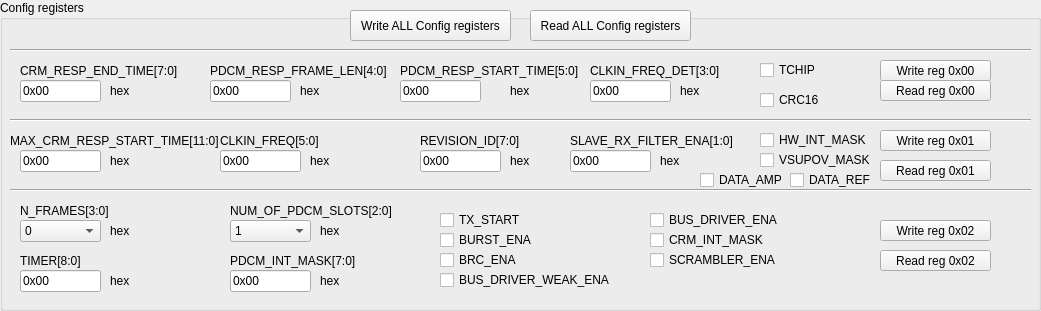
    <widget class="QGroupBox" name="groupBoxConfv1">
     <property name="geometry">
      <rect>
       <x>10</x>
       <y>10</y>
       <width>1041</width>
       <height>311</height>
      </rect>
     </property>
     <property name="title">
      <string>Config registers</string>
     </property>
     <property name="checkable">
      <bool>false</bool>
     </property>
     <widget class="QLabel" name="label_33">
      <property name="geometry">
       <rect>
        <x>20</x>
        <y>200</y>
        <width>161</width>
        <height>21</height>
       </rect>
      </property>
      <property name="text">
       <string>N_FRAMES[3:0]</string>
      </property>
     </widget>
     <widget class="QLabel" name="label_34">
      <property name="geometry">
       <rect>
        <x>230</x>
        <y>200</y>
        <width>201</width>
        <height>21</height>
       </rect>
      </property>
      <property name="text">
       <string>NUM_OF_PDCM_SLOTS[2:0]</string>
      </property>
     </widget>
     <widget class="QLabel" name="label_35">
      <property name="geometry">
       <rect>
        <x>230</x>
        <y>250</y>
        <width>191</width>
        <height>21</height>
       </rect>
      </property>
      <property name="text">
       <string>PDCM_INT_MASK[7:0]</string>
      </property>
     </widget>
     <widget class="CustomControls::LineEdit" name="lineEdit_22">
      <property name="geometry">
       <rect>
        <x>230</x>
        <y>270</y>
        <width>81</width>
        <height>22</height>
       </rect>
      </property>
      <property name="accessibleName">
       <string>REGX02[PDCM_INT_MASK]</string>
      </property>
      <property name="text">
       <string>0x00</string>
      </property>
     </widget>
     <widget class="CustomControls::CheckBox" name="checkBox_14">
      <property name="geometry">
       <rect>
        <x>650</x>
        <y>250</y>
        <width>131</width>
        <height>20</height>
       </rect>
      </property>
      <property name="accessibleName">
       <string>REGX02[SCRAMBLER_ENA]</string>
      </property>
      <property name="text">
       <string>SCRAMBLER_ENA</string>
      </property>
     </widget>
     <widget class="QLabel" name="label_36">
      <property name="geometry">
       <rect>
        <x>110</x>
        <y>220</y>
        <width>31</width>
        <height>21</height>
       </rect>
      </property>
      <property name="text">
       <string>hex</string>
      </property>
     </widget>
     <widget class="QLabel" name="label_37">
      <property name="geometry">
       <rect>
        <x>320</x>
        <y>220</y>
        <width>31</width>
        <height>21</height>
       </rect>
      </property>
      <property name="text">
       <string>hex</string>
      </property>
     </widget>
     <widget class="QLabel" name="label_39">
      <property name="geometry">
       <rect>
        <x>320</x>
        <y>270</y>
        <width>31</width>
        <height>21</height>
       </rect>
      </property>
      <property name="text">
       <string>hex</string>
      </property>
     </widget>
     <widget class="QLabel" name="label_40">
      <property name="geometry">
       <rect>
        <x>110</x>
        <y>270</y>
        <width>31</width>
        <height>21</height>
       </rect>
      </property>
      <property name="text">
       <string>hex</string>
      </property>
     </widget>
     <widget class="QLabel" name="label_41">
      <property name="geometry">
       <rect>
        <x>20</x>
        <y>250</y>
        <width>111</width>
        <height>21</height>
       </rect>
      </property>
      <property name="text">
       <string>TIMER[8:0]</string>
      </property>
     </widget>
     <widget class="CustomControls::LineEdit" name="lineEdit_25">
      <property name="geometry">
       <rect>
        <x>20</x>
        <y>270</y>
        <width>81</width>
        <height>22</height>
       </rect>
      </property>
      <property name="accessibleName">
       <string>REGX02[TIMER]</string>
      </property>
      <property name="text">
       <string>0x00</string>
      </property>
     </widget>
     <widget class="CustomControls::CheckBox" name="checkBox_15">
      <property name="geometry">
       <rect>
        <x>650</x>
        <y>230</y>
        <width>131</width>
        <height>20</height>
       </rect>
      </property>
      <property name="accessibleName">
       <string>REGX02[CRM_INT_MASK]</string>
      </property>
      <property name="text">
       <string>CRM_INT_MASK</string>
      </property>
     </widget>
     <widget class="CustomControls::CheckBox" name="checkBox_16">
      <property name="geometry">
       <rect>
        <x>650</x>
        <y>210</y>
        <width>131</width>
        <height>20</height>
       </rect>
      </property>
      <property name="accessibleName">
       <string>REGX02[BUS_DRIVER_ENA]</string>
      </property>
      <property name="text">
       <string>BUS_DRIVER_ENA</string>
      </property>
     </widget>
     <widget class="CustomControls::CheckBox" name="checkBox_17">
      <property name="geometry">
       <rect>
        <x>440</x>
        <y>250</y>
        <width>131</width>
        <height>20</height>
       </rect>
      </property>
      <property name="accessibleName">
       <string>REGX02[BRC_ENA]</string>
      </property>
      <property name="text">
       <string>BRC_ENA</string>
      </property>
     </widget>
     <widget class="CustomControls::CheckBox" name="checkBox_18">
      <property name="geometry">
       <rect>
        <x>440</x>
        <y>230</y>
        <width>131</width>
        <height>20</height>
       </rect>
      </property>
      <property name="accessibleName">
       <string>REGX02[BURST_ENA]</string>
      </property>
      <property name="text">
       <string>BURST_ENA</string>
      </property>
     </widget>
     <widget class="CustomControls::CheckBox" name="checkBoxAPPDLY">
      <property name="geometry">
       <rect>
        <x>440</x>
        <y>270</y>
        <width>251</width>
        <height>20</height>
       </rect>
      </property>
      <property name="accessibleName">
       <string>REGX02[BUS_DRIVER_WEAK_ENA]</string>
      </property>
      <property name="text">
       <string>BUS_DRIVER_WEAK_ENA</string>
      </property>
     </widget>
     <widget class="CustomControls::CheckBox" name="checkBox_20">
      <property name="geometry">
       <rect>
        <x>440</x>
        <y>210</y>
        <width>131</width>
        <height>20</height>
       </rect>
      </property>
      <property name="accessibleName">
       <string>REGX02[TX_START]</string>
      </property>
      <property name="text">
       <string>TX_START</string>
      </property>
     </widget>
     <widget class="CustomControls::PushButton" name="pushButton_12">
      <property name="geometry">
       <rect>
        <x>880</x>
        <y>250</y>
        <width>111</width>
        <height>21</height>
       </rect>
      </property>
      <property name="accessibleName">
       <string>ReadREGX(REGX02)</string>
      </property>
      <property name="text">
       <string>Read reg 0x02</string>
      </property>
     </widget>
     <widget class="CustomControls::PushButton" name="pushButton_13">
      <property name="geometry">
       <rect>
        <x>880</x>
        <y>220</y>
        <width>111</width>
        <height>21</height>
       </rect>
      </property>
      <property name="accessibleName">
       <string>WriteREGX(REGX02)</string>
      </property>
      <property name="text">
       <string>Write reg 0x02</string>
      </property>
     </widget>
     <widget class="Line" name="line">
      <property name="geometry">
       <rect>
        <x>10</x>
        <y>110</y>
        <width>1021</width>
        <height>21</height>
       </rect>
      </property>
      <property name="orientation">
       <enum>Qt::Horizontal</enum>
      </property>
     </widget>
     <widget class="CustomControls::LineEdit" name="lineEdit_26">
      <property name="geometry">
       <rect>
        <x>210</x>
        <y>80</y>
        <width>81</width>
        <height>22</height>
       </rect>
      </property>
      <property name="accessibleName">
       <string>REGX00[PDCM_RESP_FRAME_LEN]</string>
      </property>
      <property name="text">
       <string>0x00</string>
      </property>
     </widget>
     <widget class="CustomControls::CheckBox" name="checkBox_21">
      <property name="geometry">
       <rect>
        <x>760</x>
        <y>90</y>
        <width>131</width>
        <height>20</height>
       </rect>
      </property>
      <property name="accessibleName">
       <string>REGX00[CRC16]</string>
      </property>
      <property name="text">
       <string>CRC16</string>
      </property>
     </widget>
     <widget class="CustomControls::PushButton" name="pushButton_15">
      <property name="geometry">
       <rect>
        <x>880</x>
        <y>80</y>
        <width>111</width>
        <height>21</height>
       </rect>
      </property>
      <property name="accessibleName">
       <string>ReadREGX(REGX00)</string>
      </property>
      <property name="text">
       <string>Read reg 0x00</string>
      </property>
     </widget>
     <widget class="QLabel" name="label_42">
      <property name="geometry">
       <rect>
        <x>110</x>
        <y>80</y>
        <width>31</width>
        <height>21</height>
       </rect>
      </property>
      <property name="text">
       <string>hex</string>
      </property>
     </widget>
     <widget class="CustomControls::PushButton" name="pushButton_17">
      <property name="geometry">
       <rect>
        <x>880</x>
        <y>60</y>
        <width>111</width>
        <height>21</height>
       </rect>
      </property>
      <property name="accessibleName">
       <string>WriteREGX(REGX00)</string>
      </property>
      <property name="text">
       <string>Write reg 0x00</string>
      </property>
     </widget>
     <widget class="QLabel" name="label_43">
      <property name="geometry">
       <rect>
        <x>300</x>
        <y>80</y>
        <width>31</width>
        <height>21</height>
       </rect>
      </property>
      <property name="text">
       <string>hex</string>
      </property>
     </widget>
     <widget class="CustomControls::CheckBox" name="checkBox_22">
      <property name="geometry">
       <rect>
        <x>760</x>
        <y>60</y>
        <width>71</width>
        <height>20</height>
       </rect>
      </property>
      <property name="accessibleName">
       <string>REGX00[TCHIP]</string>
      </property>
      <property name="text">
       <string>TCHIP</string>
      </property>
     </widget>
     <widget class="QLabel" name="label_44">
      <property name="geometry">
       <rect>
        <x>20</x>
        <y>60</y>
        <width>191</width>
        <height>21</height>
       </rect>
      </property>
      <property name="text">
       <string>CRM_RESP_END_TIME[7:0]</string>
      </property>
     </widget>
     <widget class="QLabel" name="label_45">
      <property name="geometry">
       <rect>
        <x>210</x>
        <y>60</y>
        <width>191</width>
        <height>21</height>
       </rect>
      </property>
      <property name="text">
       <string>PDCM_RESP_FRAME_LEN[4:0]</string>
      </property>
     </widget>
     <widget class="CustomControls::LineEdit" name="lineEdit_27">
      <property name="geometry">
       <rect>
        <x>400</x>
        <y>80</y>
        <width>81</width>
        <height>22</height>
       </rect>
      </property>
      <property name="accessibleName">
       <string>REGX00[PDCM_RESP_START_TIME]</string>
      </property>
      <property name="text">
       <string>0x00</string>
      </property>
     </widget>
     <widget class="CustomControls::LineEdit" name="lineEdit_29">
      <property name="geometry">
       <rect>
        <x>20</x>
        <y>80</y>
        <width>81</width>
        <height>22</height>
       </rect>
      </property>
      <property name="accessibleName">
       <string>REGX00[CRM_RESP_END_TIME]</string>
      </property>
      <property name="text">
       <string>0x00</string>
      </property>
     </widget>
     <widget class="QLabel" name="label_46">
      <property name="geometry">
       <rect>
        <x>400</x>
        <y>60</y>
        <width>191</width>
        <height>21</height>
       </rect>
      </property>
      <property name="text">
       <string>PDCM_RESP_START_TIME[5:0]</string>
      </property>
     </widget>
     <widget class="Line" name="line_2">
      <property name="geometry">
       <rect>
        <x>10</x>
        <y>40</y>
        <width>1021</width>
        <height>21</height>
       </rect>
      </property>
      <property name="orientation">
       <enum>Qt::Horizontal</enum>
      </property>
     </widget>
     <widget class="CustomControls::PushButton" name="pushButton_20">
      <property name="geometry">
       <rect>
        <x>880</x>
        <y>130</y>
        <width>111</width>
        <height>21</height>
       </rect>
      </property>
      <property name="accessibleName">
       <string>WriteREGX(REGX01)</string>
      </property>
      <property name="text">
       <string>Write reg 0x01</string>
      </property>
     </widget>
     <widget class="CustomControls::LineEdit" name="lineEdit_32">
      <property name="geometry">
       <rect>
        <x>20</x>
        <y>150</y>
        <width>81</width>
        <height>22</height>
       </rect>
      </property>
      <property name="accessibleName">
       <string>REGX01[MAX_CRM_RESP_START_TIME]</string>
      </property>
      <property name="text">
       <string>0x00</string>
      </property>
     </widget>
     <widget class="QLabel" name="label_47">
      <property name="geometry">
       <rect>
        <x>510</x>
        <y>150</y>
        <width>31</width>
        <height>21</height>
       </rect>
      </property>
      <property name="text">
       <string>hex</string>
      </property>
     </widget>
     <widget class="QLabel" name="label_48">
      <property name="geometry">
       <rect>
        <x>420</x>
        <y>130</y>
        <width>191</width>
        <height>21</height>
       </rect>
      </property>
      <property name="text">
       <string>REVISION_ID[7:0]</string>
      </property>
     </widget>
     <widget class="CustomControls::CheckBox" name="checkBox_23">
      <property name="geometry">
       <rect>
        <x>790</x>
        <y>170</y>
        <width>91</width>
        <height>20</height>
       </rect>
      </property>
      <property name="accessibleName">
       <string>REGX01[DATA_REF]</string>
      </property>
      <property name="text">
       <string>DATA_REF</string>
      </property>
     </widget>
     <widget class="CustomControls::LineEdit" name="lineEdit_33">
      <property name="geometry">
       <rect>
        <x>220</x>
        <y>150</y>
        <width>81</width>
        <height>22</height>
       </rect>
      </property>
      <property name="accessibleName">
       <string>REGX01[CLKIN_FREQ]</string>
      </property>
      <property name="text">
       <string>0x00</string>
      </property>
     </widget>
     <widget class="QLabel" name="label_49">
      <property name="geometry">
       <rect>
        <x>310</x>
        <y>150</y>
        <width>31</width>
        <height>21</height>
       </rect>
      </property>
      <property name="text">
       <string>hex</string>
      </property>
     </widget>
     <widget class="QLabel" name="label_50">
      <property name="geometry">
       <rect>
        <x>220</x>
        <y>130</y>
        <width>171</width>
        <height>21</height>
       </rect>
      </property>
      <property name="text">
       <string>CLKIN_FREQ[5:0]</string>
      </property>
     </widget>
     <widget class="QLabel" name="label_51">
      <property name="geometry">
       <rect>
        <x>10</x>
        <y>130</y>
        <width>211</width>
        <height>21</height>
       </rect>
      </property>
      <property name="text">
       <string>MAX_CRM_RESP_START_TIME[11:0]</string>
      </property>
     </widget>
     <widget class="CustomControls::LineEdit" name="lineEdit_34">
      <property name="geometry">
       <rect>
        <x>420</x>
        <y>150</y>
        <width>81</width>
        <height>22</height>
       </rect>
      </property>
      <property name="accessibleName">
       <string>REGX01[REVISION_ID]</string>
      </property>
      <property name="text">
       <string>0x00</string>
      </property>
     </widget>
     <widget class="QLabel" name="label_52">
      <property name="geometry">
       <rect>
        <x>110</x>
        <y>150</y>
        <width>31</width>
        <height>21</height>
       </rect>
      </property>
      <property name="text">
       <string>hex</string>
      </property>
     </widget>
     <widget class="CustomControls::PushButton" name="pushButton_21">
      <property name="geometry">
       <rect>
        <x>880</x>
        <y>160</y>
        <width>111</width>
        <height>21</height>
       </rect>
      </property>
      <property name="accessibleName">
       <string>ReadREGX(REGX01)</string>
      </property>
      <property name="text">
       <string>Read reg 0x01</string>
      </property>
     </widget>
     <widget class="Line" name="line_3">
      <property name="geometry">
       <rect>
        <x>10</x>
        <y>180</y>
        <width>1021</width>
        <height>21</height>
       </rect>
      </property>
      <property name="orientation">
       <enum>Qt::Horizontal</enum>
      </property>
     </widget>
     <widget class="CustomControls::PushButton" name="pushButton_22">
      <property name="geometry">
       <rect>
        <x>350</x>
        <y>10</y>
        <width>161</width>
        <height>31</height>
       </rect>
      </property>
      <property name="accessibleName">
       <string>WriteConfig()</string>
      </property>
      <property name="text">
       <string>Write ALL Config registers</string>
      </property>
     </widget>
     <widget class="CustomControls::PushButton" name="pushButton_23">
      <property name="geometry">
       <rect>
        <x>530</x>
        <y>10</y>
        <width>161</width>
        <height>31</height>
       </rect>
      </property>
      <property name="accessibleName">
       <string>ReadConfig()</string>
      </property>
      <property name="text">
       <string>Read ALL Config registers</string>
      </property>
     </widget>
     <widget class="CustomControls::CheckBox" name="checkBox_54">
      <property name="geometry">
       <rect>
        <x>700</x>
        <y>170</y>
        <width>91</width>
        <height>20</height>
       </rect>
      </property>
      <property name="accessibleName">
       <string>REGX01[DATA_AMP]</string>
      </property>
      <property name="text">
       <string>DATA_AMP</string>
      </property>
     </widget>
     <widget class="CustomControls::CheckBox" name="checkBox_55">
      <property name="geometry">
       <rect>
        <x>760</x>
        <y>130</y>
        <width>121</width>
        <height>20</height>
       </rect>
      </property>
      <property name="accessibleName">
       <string>REGX01[HW_INT_MASK]</string>
      </property>
      <property name="text">
       <string>HW_INT_MASK</string>
      </property>
     </widget>
     <widget class="CustomControls::ComboBox" name="comboBoxS1R1_3">
      <property name="geometry">
       <rect>
        <x>20</x>
        <y>220</y>
        <width>81</width>
        <height>22</height>
       </rect>
      </property>
      <property name="accessibleName">
       <string>REGX02[N_FRAMES]</string>
      </property>
      <item>
       <property name="text">
        <string>0</string>
       </property>
      </item>
      <item>
       <property name="text">
        <string>1</string>
       </property>
      </item>
      <item>
       <property name="text">
        <string>2</string>
       </property>
      </item>
      <item>
       <property name="text">
        <string>3</string>
       </property>
      </item>
      <item>
       <property name="text">
        <string>4</string>
       </property>
      </item>
      <item>
       <property name="text">
        <string>5</string>
       </property>
      </item>
      <item>
       <property name="text">
        <string>6</string>
       </property>
      </item>
      <item>
       <property name="text">
        <string>7</string>
       </property>
      </item>
      <item>
       <property name="text">
        <string>8</string>
       </property>
      </item>
      <item>
       <property name="text">
        <string>9</string>
       </property>
      </item>
      <item>
       <property name="text">
        <string>10</string>
       </property>
      </item>
      <item>
       <property name="text">
        <string>11</string>
       </property>
      </item>
      <item>
       <property name="text">
        <string>12</string>
       </property>
      </item>
      <item>
       <property name="text">
        <string>13</string>
       </property>
      </item>
      <item>
       <property name="text">
        <string>14</string>
       </property>
      </item>
      <item>
       <property name="text">
        <string>15</string>
       </property>
      </item>
     </widget>
     <widget class="CustomControls::ComboBox" name="comboBoxS1R1_4">
      <property name="geometry">
       <rect>
        <x>230</x>
        <y>220</y>
        <width>81</width>
        <height>22</height>
       </rect>
      </property>
      <property name="accessibleName">
       <string>REGX02[NUM_OF_PDCM_SLOTS]</string>
      </property>
      <item>
       <property name="text">
        <string>1</string>
       </property>
      </item>
      <item>
       <property name="text">
        <string>2</string>
       </property>
      </item>
      <item>
       <property name="text">
        <string>3</string>
       </property>
      </item>
      <item>
       <property name="text">
        <string>4</string>
       </property>
      </item>
      <item>
       <property name="text">
        <string>5</string>
       </property>
      </item>
      <item>
       <property name="text">
        <string>6</string>
       </property>
      </item>
      <item>
       <property name="text">
        <string>7</string>
       </property>
      </item>
      <item>
       <property name="text">
        <string>8</string>
       </property>
      </item>
     </widget>
     <widget class="QLabel" name="label_88">
      <property name="geometry">
       <rect>
        <x>510</x>
        <y>80</y>
        <width>31</width>
        <height>21</height>
       </rect>
      </property>
      <property name="text">
       <string>hex</string>
      </property>
     </widget>
     <widget class="CustomControls::LineEdit" name="lineEdit_43">
      <property name="geometry">
       <rect>
        <x>590</x>
        <y>80</y>
        <width>81</width>
        <height>22</height>
       </rect>
      </property>
      <property name="accessibleName">
       <string>REGX00[CLKIN_FREQ_DET]</string>
      </property>
      <property name="text">
       <string>0x00</string>
      </property>
     </widget>
     <widget class="QLabel" name="label_84">
      <property name="geometry">
       <rect>
        <x>590</x>
        <y>60</y>
        <width>151</width>
        <height>21</height>
       </rect>
      </property>
      <property name="text">
       <string>CLKIN_FREQ_DET[3:0]</string>
      </property>
     </widget>
     <widget class="QLabel" name="label_120">
      <property name="geometry">
       <rect>
        <x>680</x>
        <y>80</y>
        <width>31</width>
        <height>21</height>
       </rect>
      </property>
      <property name="text">
       <string>hex</string>
      </property>
     </widget>
     <widget class="CustomControls::LineEdit" name="lineEdit_47">
      <property name="geometry">
       <rect>
        <x>570</x>
        <y>150</y>
        <width>81</width>
        <height>22</height>
       </rect>
      </property>
      <property name="accessibleName">
       <string>REGX01[SLAVE_RX_FILTER_ENA]</string>
      </property>
      <property name="text">
       <string>0x00</string>
      </property>
     </widget>
     <widget class="QLabel" name="label_134">
      <property name="geometry">
       <rect>
        <x>660</x>
        <y>150</y>
        <width>31</width>
        <height>21</height>
       </rect>
      </property>
      <property name="text">
       <string>hex</string>
      </property>
     </widget>
     <widget class="QLabel" name="label_135">
      <property name="geometry">
       <rect>
        <x>570</x>
        <y>130</y>
        <width>171</width>
        <height>21</height>
       </rect>
      </property>
      <property name="text">
       <string>SLAVE_RX_FILTER_ENA[1:0]</string>
      </property>
     </widget>
     <widget class="CustomControls::CheckBox" name="checkBox_60">
      <property name="geometry">
       <rect>
        <x>760</x>
        <y>150</y>
        <width>121</width>
        <height>20</height>
       </rect>
      </property>
      <property name="accessibleName">
       <string>REGX01[VSUPOV_MASK]</string>
      </property>
      <property name="text">
       <string>VSUPOV_MASK</string>
      </property>
     </widget>
    </widget>
